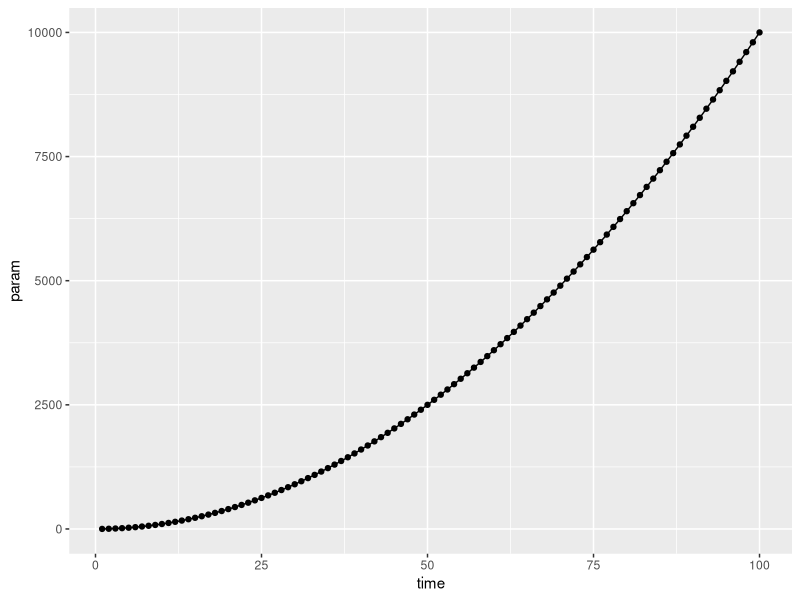

Recreate this plot in R.
## ---- chunk 1
# loading necessary packages
library(ggplot2)

d = data.frame(time = 1:100, param = (1:100)^2) # defining a data.frame d
ggplot(d, aes(x = time, y = param)) + # a simple plot
  geom_line() + 
  geom_point()
## ---- chunk 2
str(d)
